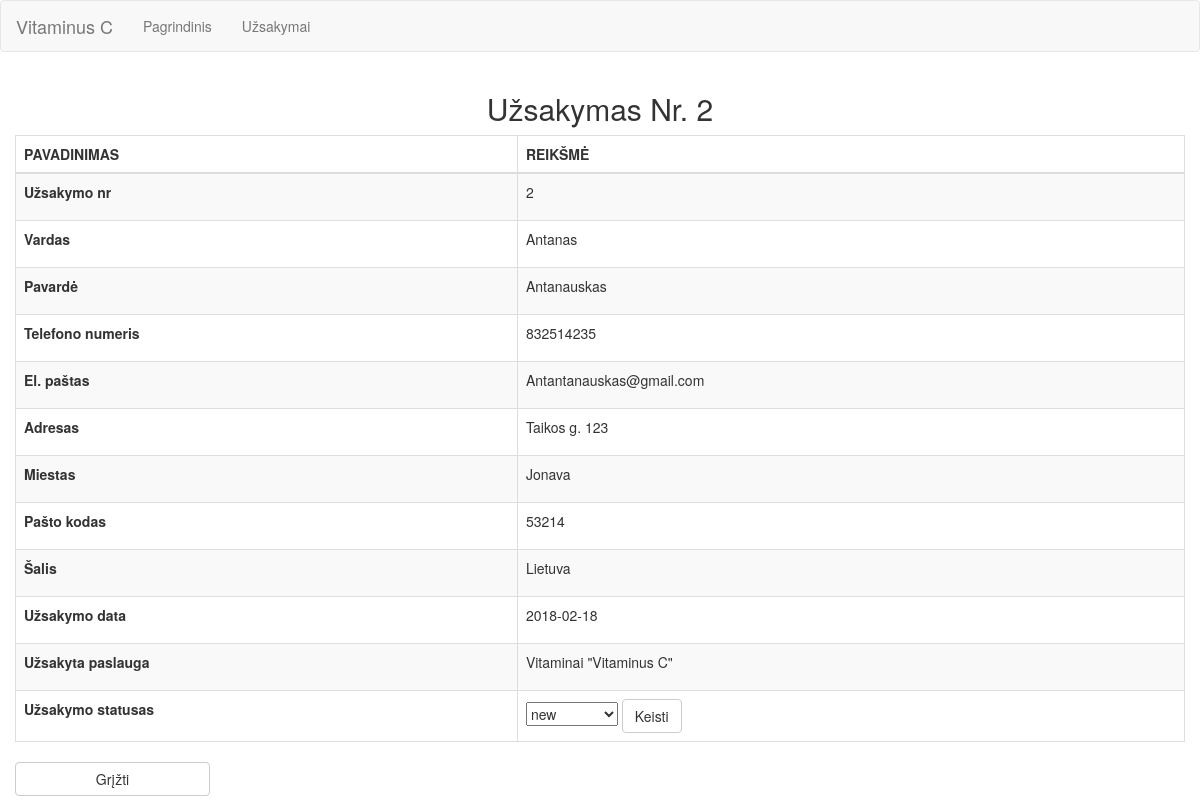
The app's page /order-details.php?id=2 with its own data.
### tables this page shows
CREATE TABLE `orders` (
  `id` int(11) NOT NULL,
  `service_id` int(11) NOT NULL,
  `status_id` int(11) NOT NULL,
  `name` varchar(255) NOT NULL,
  `last_name` varchar(255) NOT NULL,
  `tel_number` int(11) NOT NULL,
  `email` varchar(255) NOT NULL,
  `address` varchar(255) NOT NULL,
  `city` varchar(255) NOT NULL,
  `post_code` int(11) NOT NULL,
  `country` varchar(255) NOT NULL,
  `order_date` date NOT NULL
);

CREATE TABLE `services` (
  `id` int(11) NOT NULL,
  `name` varchar(255) NOT NULL,
  `description` text NOT NULL,
  `image_url` text NOT NULL
);

### DatabaseConnection.php (called while the page is built, shortened)
<?php
class DatabaseConnection
{
    private $server = 'fdb19.awardspace.net';
    private $username ='2626009_nfq';
    private $password ='kalakutas123';
    private $db = '2626009_nfq';
    public $connection;
    public function getOrder(int $id)
    {
        $state = $this->connection->prepare(
            'SELECT services.name as serviceName, orders.*, statuses.name as statusName
            FROM orders
            JOIN services ON orders.service_id=services.id
            JOIN statuses ON orders.status_id=statuses.id
            WHERE orders.id = ?');
        $state->bindParam(1, $id);
        $state->execute();
        return $state->fetch();
    }
    public function getStatuses(){
        $state = $this->connection->query('SELECT * FROM statuses');
        return $state->fetchAll();
    }
    private function getPdoConnection(): void
    {
        try{
            $this->connection = new PDO("mysql:dbname=$this->db;host=$this->server;charset=utf8;",$this->username, $this->password);
            $this->connection->setAttribute(PDO::ATTR_ERRMODE, PDO::ERRMODE_EXCEPTION);
        }
        catch(PDOexception $e){
            echo $e->getMessage();
            die();
        }
    }
}

### order-details.php (the view, shortened to what this page needs)
<?php
    include_once 'DatabaseConnection.php';
?>
<!DOCTYPE html>
<html lang="en">
<head>
    <link rel="stylesheet" href="https://maxcdn.bootstrapcdn.com/bootstrap/3.3.7/css/bootstrap.min.css">
    <link rel="stylesheet" href="https://cdn.datatables.net/1.10.16/css/jquery.dataTables.min.css">
    <link rel="stylesheet" type="text/css" href="style.css">
</head>
<body>
    <div class="container">
        <div class="row main">
            <div class="main-login main-center">
                <?php
                    $obj = new DatabaseConnection();
                    $order = $obj->getOrder($_GET['id']);
                    $output = '
                        <h2 class="text-center">'
                            . (!empty($order) ? 'Užsakymas Nr. ' . $_GET['id'] : 'Tokio užsakymo nėra!') .
                        '</h2>
                        <table class="table table-bordered table-striped">
                            <thead>
                            <tr>
                                <th>PAVADINIMAS</th>
                                <th>REIKŠMĖ</th>
                            </tr>
                            </thead>
                            <tr>
                                <td><p><b>Užsakymo nr </b></p></td>
                                <td> ' . $order['id'] . '</p></td>
                            </tr>
                            <tr>
                                <td><p><b>Vardas </b></p> </td>
                                <td>' . $order['name'] . '</p></td>
                            </tr>
                            <tr>
                                <td><p><b>Pavardė </b></p></td>
                                <td>' . $order['last_name'] . '</p></td>
                            </tr>
                            <tr>
                            <td><p><b>Telefono numeris </b></p></td>
                            <td>' . $order['tel_number'] . '</p></td>
                            </tr>
                            <tr>
                                <td><p><b>El. paštas </b></p></td>
                                <td>' . $order['email'] . '</p></td>
                            </tr>
                            <tr>
                                <td><p><b>Adresas</b></p></td>
                                <td>' . $order['address'] . '</p></td>
                            </tr>
                            <tr>
                                <td><p><b>Miestas </b></p></td>
                                <td>' . $order['city'] . '</p></td>
                            </tr>
                            <tr>
                                <td><p><b>Pašto kodas </b></p></td>
                                <td>' . $order['post_code'] . '</p></td>
                            </tr>
                            <tr>
                                <td><p><b>Šalis </b></p></td>
                                <td>' . $order['country'] . '</p></td>
                            </tr>
                            <tr>
                                <td><p><b>Užsakymo data </b></p></td>
                                <td>' . $order['order_date'] . '</p></td>
                            </tr>
                            <tr>
                            <td><p><b>Užsakyta paslauga</b></p></td>
                            <td>' . $order['serviceName'] . '</p></td>
                            </tr>
                    ';
                    $output .= '
                        <tr>
                            <td><b>Užsakymo statusas</b></td>
                            <td><form class="form-horizontal" role="form" method="post" action="order-details.php?id='.$_GET['id'].'">
                                <select name="status">';
                        $statuses = $obj->getStatuses();
                        foreach ($statuses as $status) {
                            $checked = '';
                            if ($status['name'] === $order['statusName']) {
                                $checked = 'selected';
                            }
                            $output .= '<option value="' . $status['id'] . '" ' . $checked . '>' . $status['name'] . '</option>';
                        }
                        $output .= '</select>
                                    <input name="submit" type="submit" value="Keisti" class="btn btn-default">
                            </form></td>
                        </tr>
                    </table>
                    <a href="orders.php" class="btn btn-default col-md-2">Grįžti</a>';
                    echo $output;
                ?>
            </div>
        </div>
    </div>
</body>

### style.css (style rules this page uses)
body, html { height: 100%; }

### records on screen
orders: id "2", name "Antanas", last_name "Antanauskas", tel_number "832514235", email "Antantanauskas@gmail.com", address "Taikos g. 123", city "Jonava", post_code "53214", country "Lietuva", order_date "2018-02-18", service.name "Vitaminai \"Vitaminus C\""

### other values on screen
$_GET['id'] "2"
form field status "new"
